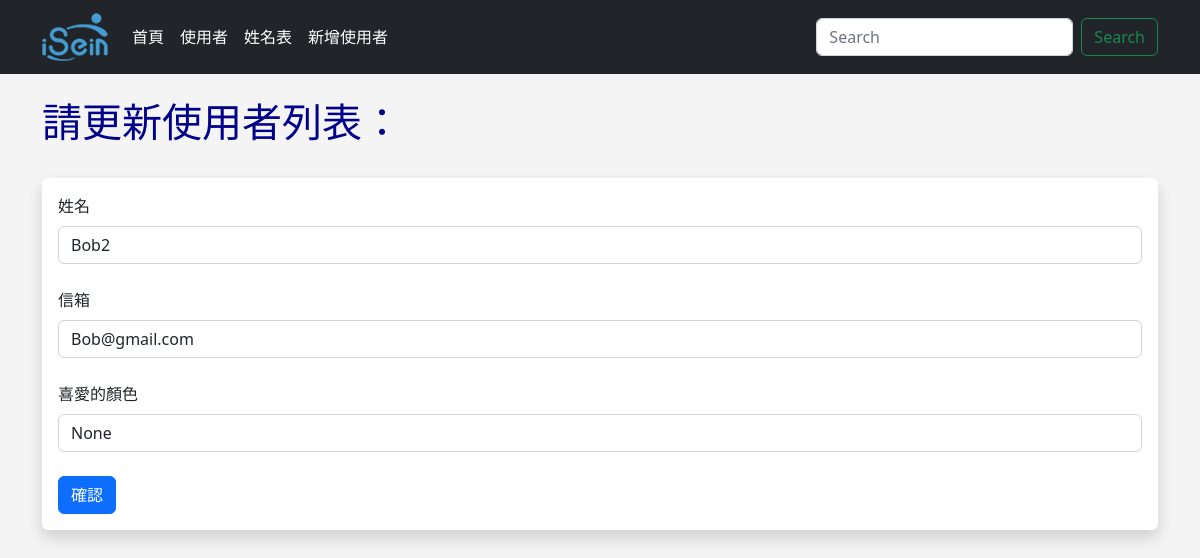
Screenshot of /update/1 with the database file from the repository.
### app.py (models this page shows, shortened)
class Users(db.Model):
    id = db.Column(db.Integer, primary_key=True)
    name = db.Column(db.String(200), nullable=False)
    email = db.Column(db.String(200), nullable=False, unique=True)
    favorite_color = db.Column(db.String(120))
    date_added = db.Column(db.DateTime, default=datetime.utcnow)

### app.py (the view)
@app.route('/update/<int:id>', methods=['GET', 'POST'])
def update(id):
    form=UserForm()
    name_to_update=Users.query.get_or_404(id)
    if request.method == 'POST':
        name_to_update.name=request.form['name']
        name_to_update.email=request.form['email']
        name_to_update.favorite_color=request.form['favorite_color']
        try:
            db.session.commit()
            flash('使用者已成功更新')
            return render_template('update.html',
                form=form,
                name_to_update=name_to_update
                )
        except:
            flash("看來有些問題，請再試試！")
            return render_template("update.html",
                form=form,
                name_to_update=name_to_update
                )
    else:
        return render_template("update.html",
            form=form,
            name_to_update=name_to_update)

### app.py
class UserForm(FlaskForm):
    name = StringField("姓名", validators=[DataRequired()])
    email = StringField("信箱", validators=[DataRequired()])
    favorite_color = StringField("喜愛的顏色")
    submit = SubmitField("確認")

### templates/update.html (shortened to what this page needs)
{% extends 'base.html' %}
{% block content %}
    {% if name %}
        <h1>使用者更新</h1>
        <br/><br/><br/>
        <table class="table table-hover table-bordered table-striped">
            {% for our_user in our_users %}
                <tr>
                    <td>{{ our_user.id }}. {{ our_user.name }} - {{ our_user.email }} - {{ our_user.favorite_color }}</td>
                </tr>
            {% endfor %}
        </table>
    {% else %}
        <h1>請更新使用者列表：</h1>
        <br/>
        <div class="shadow p-3 mb-5 bg-body rounded">
            <form action="/update/{{ name_to_update.id }}" method="POST">
                {{ form.name.label(class="form-label") }}
                {{ form.name(class="form-control", value=name_to_update.name) }}
                <br/>
                {{ form.email.label(class="form-label") }}
                {{ form.email(class="form-control", value=name_to_update.email) }}
                <br/>
                {{ form.favorite_color.label(class="form-label") }}
                {{ form.favorite_color(class="form-control", value=name_to_update.favorite_color) }}
                <br/>
                {{ form.submit(class="btn btn-primary") }}
            </form>
        </div>
    <br/><br/><br/>
    {% endif %}
{% endblock %}

### static/css/style.css (style rules this page uses)
h1 { color: darkblue; font-size:40px; }
body { background: #f4f4f4f0; }

### rows the page displays
Users: name "Bob2", email "Bob@gmail.com", favorite_color "None"
